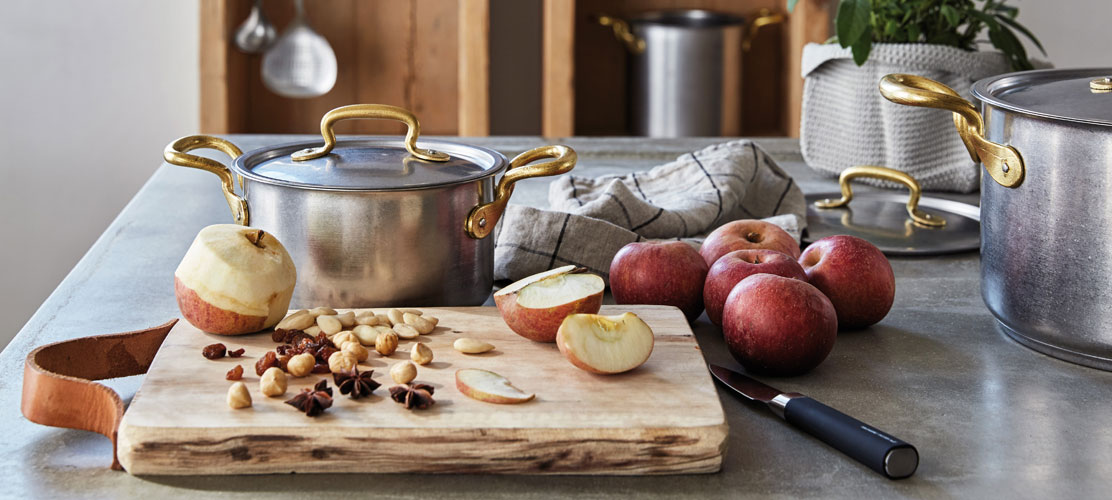
#> input picture foto/mele.jpg, 1112 x 500 px
$ python polaroid.py
#> lines starting #> are read from the running program, lines starting #| are printed output that depends on the picture
import cv2
import numpy as np

input = cv2.imread('foto/mele.jpg')
#> input is the input picture: shape (500, 1112, 3); mean B, G, R 116.4, 125.2, 139.4
rows, cols = input.shape[:2]
#> rows = 500; cols = 1112

borderType = cv2.BORDER_CONSTANT
#cv2.namedWindow(window_name, cv2.WINDOW_AUTOSIZE)
border = 20
bottom = 200
#value = [randint(0, 255), randint(0, 255), randint(0, 255)]
dst = cv2.copyMakeBorder(input, border, bottom, border, border, borderType)
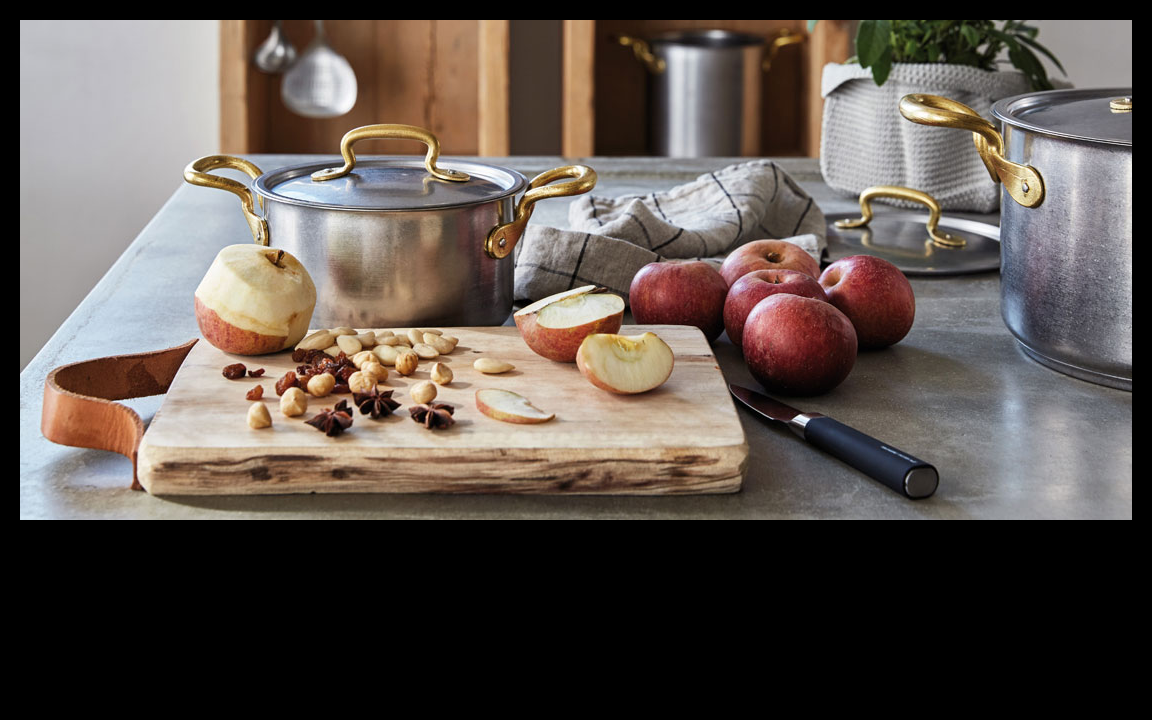
#> dst: shape (720, 1152, 3); mean B, G, R 78, 83.9, 93.4

output = np.copy(dst)

cv2.imshow('polaroid', output)
cv2.waitKey(0)
cv2.destroyAllWindows()

$ run again, with foto/colazione.jpg copied over foto/mele.jpg
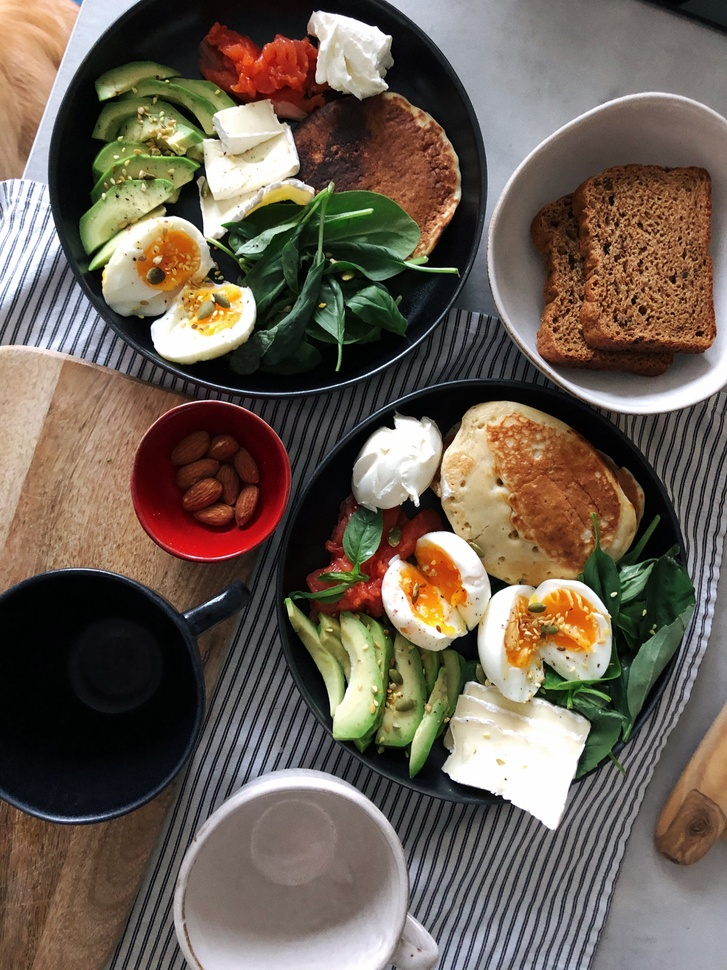
#> input picture foto/colazione.jpg, 727 x 970 px, shrunk from 3024 x 4032 before the run
#> input is the input picture: shape (970, 727, 3); mean B, G, R 84.3, 96.4, 108.7
#> `dst = cv2.copyMakeBorder(input, border, bottom, border, border, border..`:
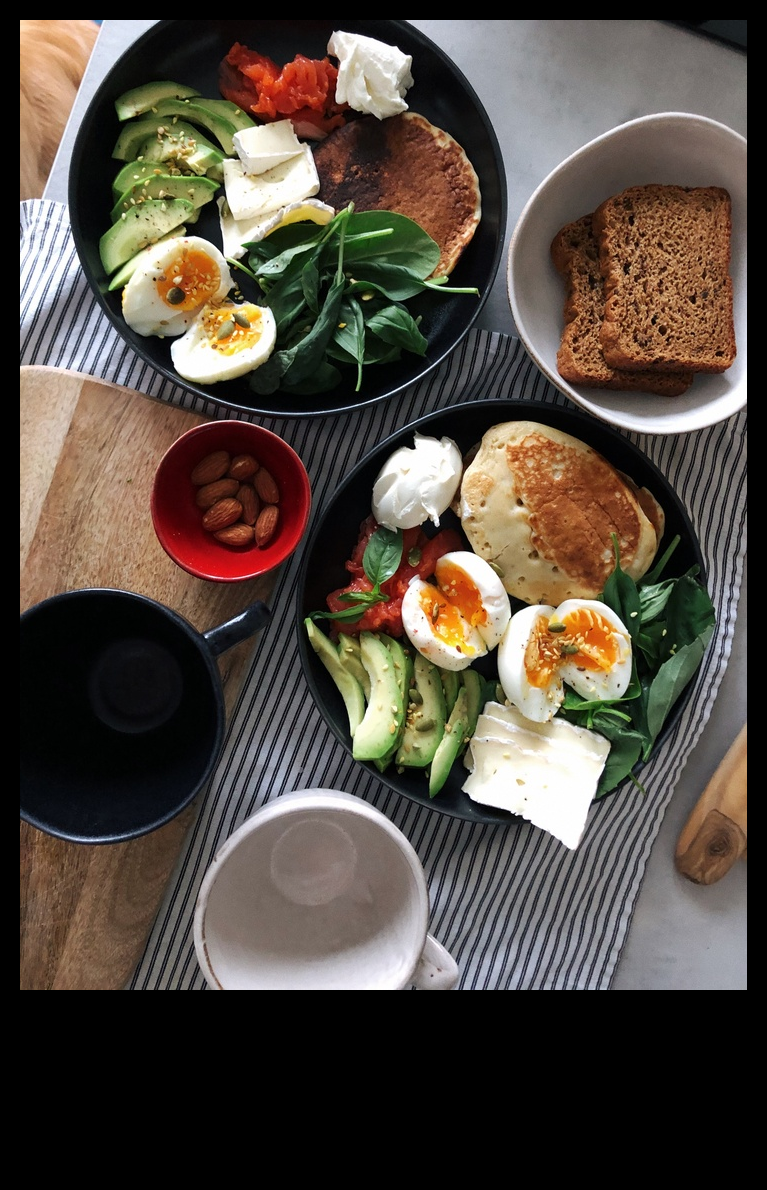
#> dst: shape (1190, 767, 3); mean B, G, R 65.1, 74.5, 84

$ run again, with foto/mamma-figlia.jpg copied over foto/mele.jpg
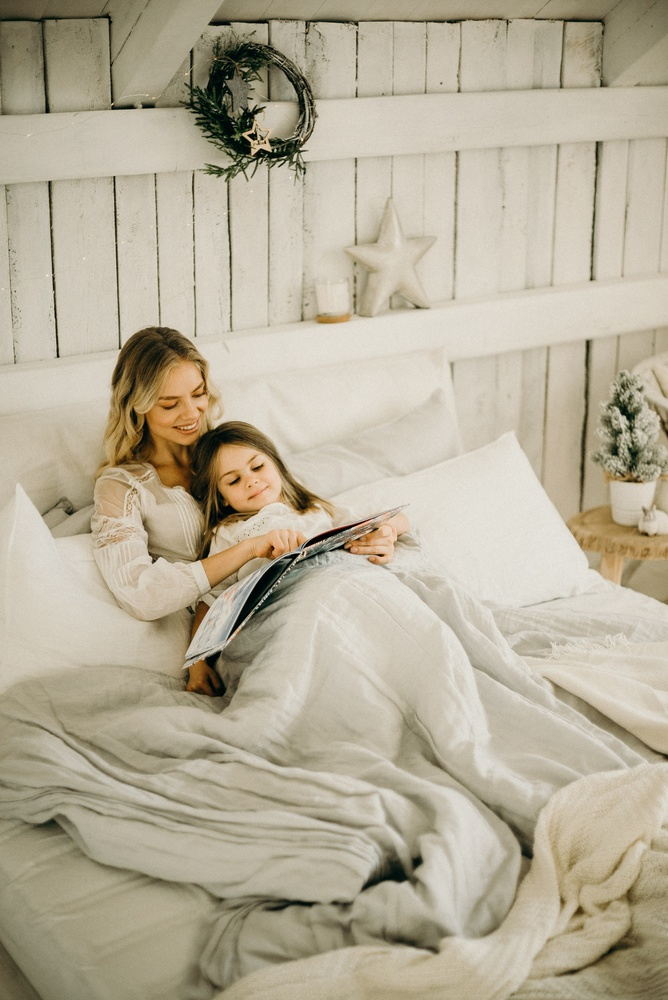
#> input picture foto/mamma-figlia.jpg, 668 x 1000 px, shrunk from 2832 x 4240 before the run
#> input is the input picture: shape (1000, 668, 3); mean B, G, R 153.1, 173.9, 182.7
#> `dst = cv2.copyMakeBorder(input, border, bottom, border, border, border..`:
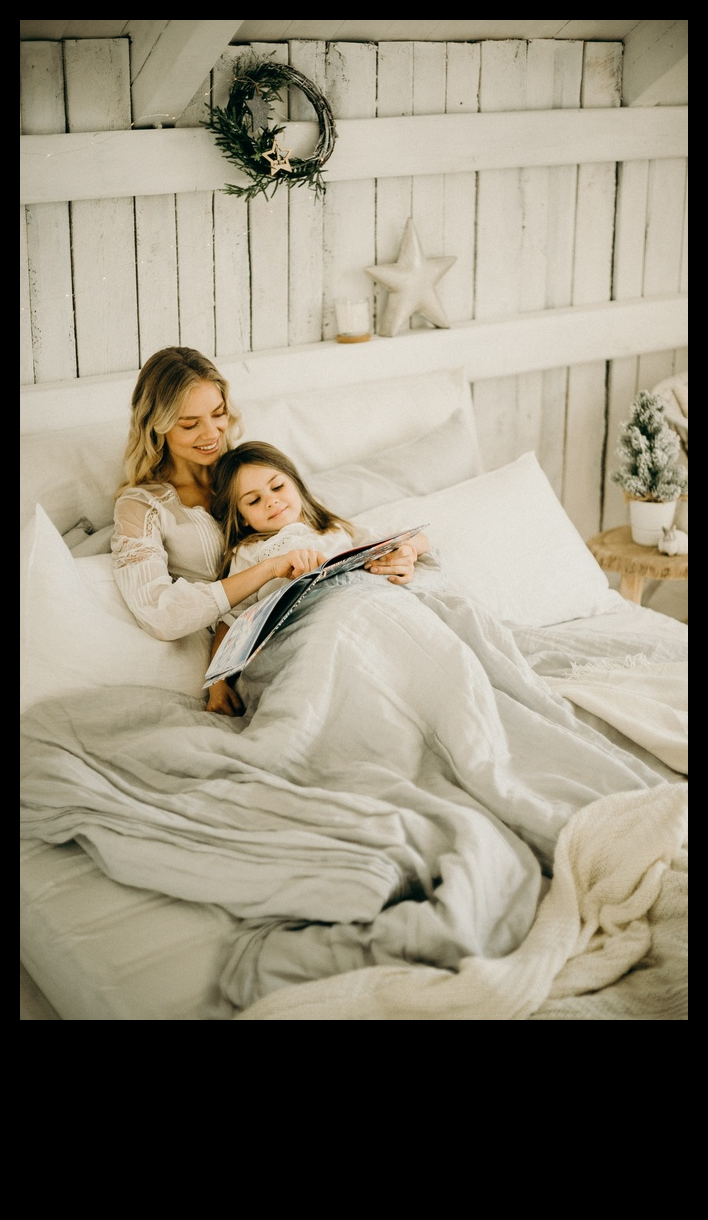
#> dst: shape (1220, 708, 3); mean B, G, R 118.4, 134.5, 141.3

$ run again, with foto/ragazzo-fiori.jpg copied over foto/mele.jpg
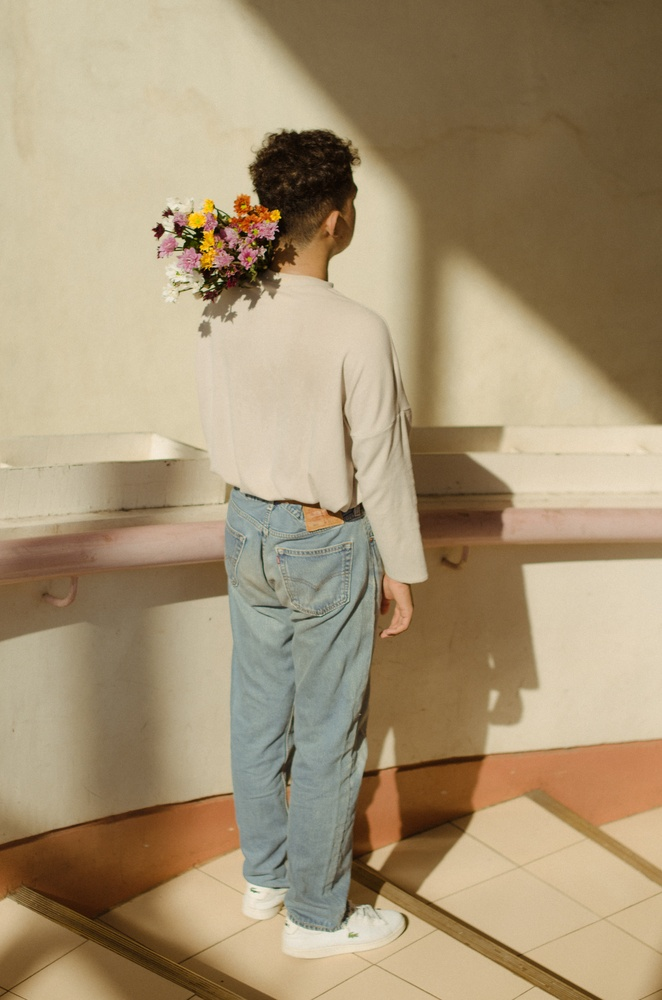
#> input picture foto/ragazzo-fiori.jpg, 662 x 1000 px, shrunk from 3198 x 4828 before the run
#> input is the input picture: shape (1000, 662, 3); mean B, G, R 116.1, 147, 166.4
#> `dst = cv2.copyMakeBorder(input, border, bottom, border, border, border..`:
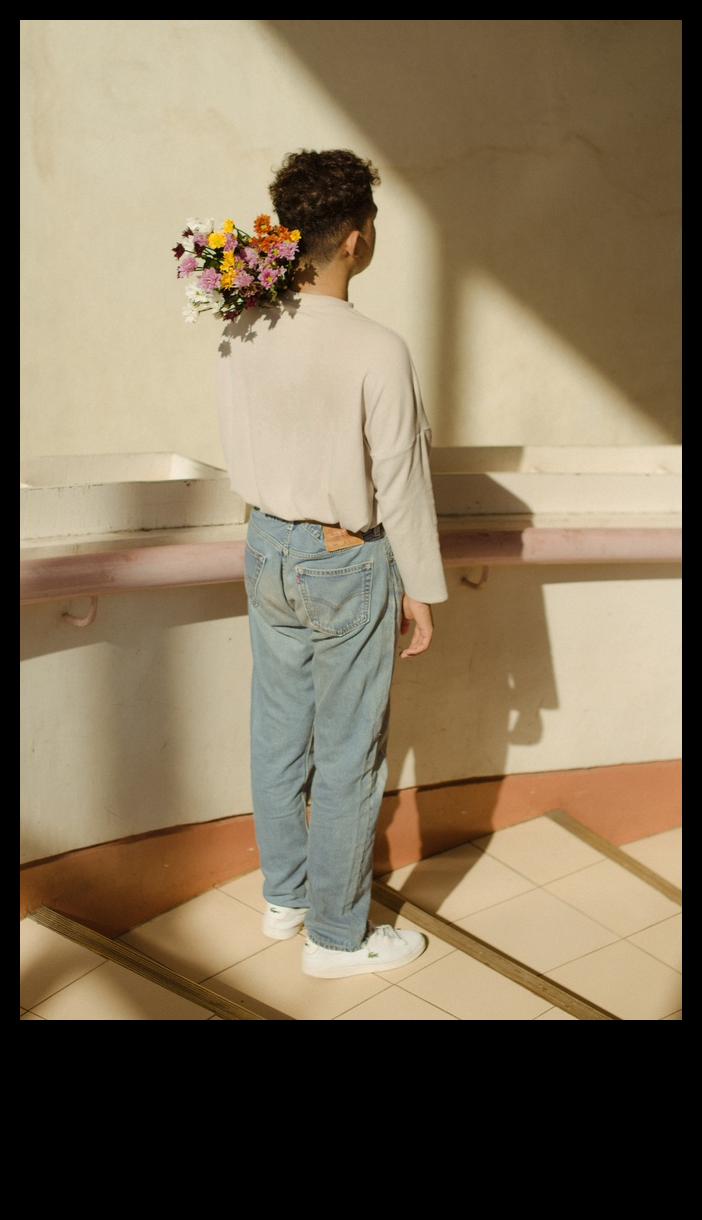
#> dst: shape (1220, 702, 3); mean B, G, R 89.7, 113.7, 128.7
